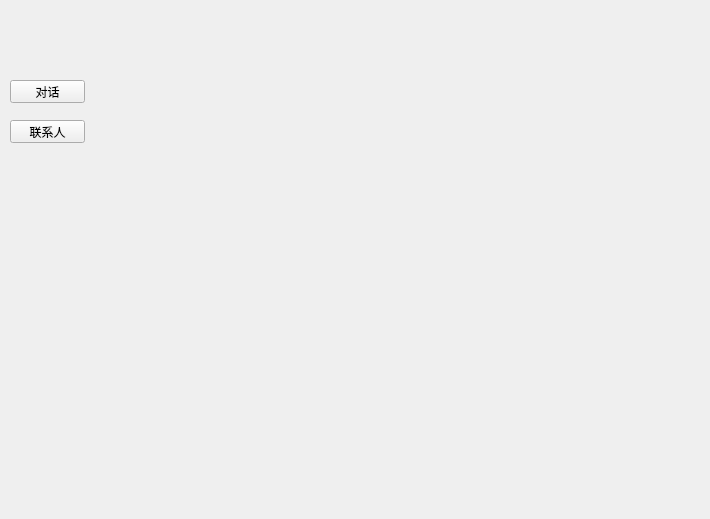
<?xml version="1.0" encoding="UTF-8"?>
<ui version="4.0">
 <class>mainIM</class>
 <widget class="QWidget" name="mainIM">
  <property name="geometry">
   <rect>
    <x>0</x>
    <y>0</y>
    <width>710</width>
    <height>519</height>
   </rect>
  </property>
  <property name="windowTitle">
   <string>Form</string>
  </property>
  <widget class="QWidget" name="widget" native="true">
   <property name="geometry">
    <rect>
     <x>100</x>
     <y>0</y>
     <width>161</width>
     <height>511</height>
    </rect>
   </property>
  </widget>
  <widget class="QWidget" name="avatarWidget" native="true">
   <property name="geometry">
    <rect>
     <x>20</x>
     <y>20</y>
     <width>41</width>
     <height>41</height>
    </rect>
   </property>
  </widget>
  <widget class="QPushButton" name="pushButton">
   <property name="geometry">
    <rect>
     <x>10</x>
     <y>80</y>
     <width>75</width>
     <height>23</height>
    </rect>
   </property>
   <property name="text">
    <string>对话</string>
   </property>
  </widget>
  <widget class="QPushButton" name="pushButton_2">
   <property name="geometry">
    <rect>
     <x>10</x>
     <y>120</y>
     <width>75</width>
     <height>23</height>
    </rect>
   </property>
   <property name="text">
    <string>联系人</string>
   </property>
  </widget>
 </widget>
 <resources/>
 <connections/>
</ui>
